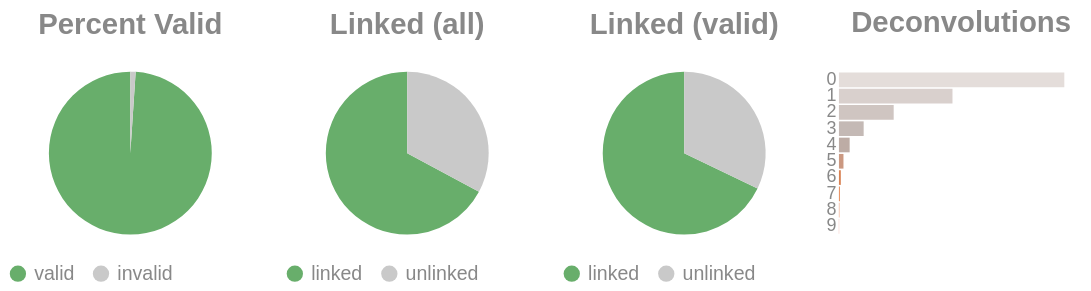

Notebook code for this chart:
### Code cell
if SKIPLR:
    pass
else:
    clash = Counter()
    for i in valids['molecule'].to_list():
        _mol = i.split("-")
        if len(_mol) == 1:
            clash.update('0')
        else:
            clash.update(_mol[-1])

    _d = {"deconvolutions": [], 'count': []}
    for k,v in clash.items():
        _d['deconvolutions'].append(k)
        _d['count'].append(v)

    tot_valid = valids['reads'].sum()
    mask = valids['reads'] >= 2
    n_linked_reads = valids.filter(mask)['reads'].sum()
    if n_linked_reads == 0:
        print_html("No linked molecules (>=2 reads) were detected; skipping linked-only distributions.")
        SKIPLR = True
    else:
        perc_valid = round(tot_valid / n_reads, 4)
        linked_perc_abs = round(n_linked_reads / n_reads, 4)
        linked_perc = round(n_linked_reads / tot_valid, 4)

    _valid = pl.DataFrame({"valids": ['valid', 'invalid'], "count": [tot_valid, n_reads - tot_valid]})
    _linked_abs = pl.DataFrame({"linked (absolute)": ['linked', 'unlinked'], "count": [n_linked_reads, n_reads - n_linked_reads]})
    _linked_rel = pl.DataFrame({"linked (valids)": ['linked', 'unlinked'], "count": [n_linked_reads, tot_valid - n_linked_reads]})

    (
        alt.hconcat(
            piechart(_valid, goodval = 'valid', title = "Percent Valid"),
            piechart(_linked_abs, goodval = "linked", title =  "Linked (all)"),
            piechart(_linked_rel, goodval = "linked", title =  "Linked (valid)"),
            convolutionbar(pl.DataFrame(_d), title = "Deconvolutions"),
            center = True,
            bounds = 'flush'
        )
        .resolve_scale(color='independent')
        .resolve_legend('independent')
        .properties(usermeta={'embedOptions': {"actions": False}})
    ).display()

### Figure 1 — Vega-Lite specification as saved in the notebook (floating-point values rounded to 4 significant figures)
{"width": "container", "height": 400, "config": {"title": {"anchor": "start", "dy": -15, "fontSize": 18, "color": "#888888", "subtitleColor": "#888888", "subtitleFontSize": 14}, "arc": {"fill": "#0072B2"}, "axis": {"domainColor": "#888888", "domainWidth": 0.5, "gridWidth": 0.2, "grid": false, "titleFontWeight": 400, "titleFontSize": 15, "labelFontSize": 11, "labelColor": "#888888", "tickColor": "#888888", "tickWidth": 0.2, "titleColor": "#888888"}, "axisBand": {"grid": false}, "axisX": {"grid": true, "tickSize": 10, "domainCap": "round"}, "axisY": {"domain": false, "grid": true, "tickSize": 0, "domainCap": "round"}, "background": "transparent", "header": {"labelFontSize": 15, "labelColor": "#888888", "titleFontSize": 15, "titleFontWeight": 600, "titleColor": "#888888"}, "legend": {"labelFont": "sans-serif", "labelFontSize": 12, "labelColor": "#888888", "symbolSize": 100, "symbolType": "circle", "titleFontSize": 12, "titlePadding": 10, "titleColor": "#888888", "title": null}, "range": {"category": ["#E69F00", "#56B4E9", "#009E73", "#F0E442", "#0072B2", "#D55E00", "#CC79A7", "#000000"], "diverging": ["#cfe8f3", "#a2d4ec", "#73bfe2", "#46abdb", "#1696d2", "#12719e"]}, "area": {"fill": "#0072B2", "fillOpacity": 0.7, "line": true, "strokeOpacity": 0.7}, "line": {"color": "#0072B2", "stroke": "#0072B2", "strokeWidth": 2}, "trail": {"color": "#0072B2", "stroke": "#0072B2", "strokeWidth": 0, "size": 1}, "point": {"filled": true, "fillOpacity": 1.0, "size": 95}, "text": {"color": "#888888", "fontSize": 11, "align": "right", "fontWeight": 400, "size": 11}, "bar": {"fill": "#0072B2", "stroke": null}, "view": {"stroke": null, "continuousWidth": 660, "continuousHeight": 400}}, "hconcat": [{"data": {"name": "data-66c1ccabdffc9aeaf26c706a55fd8034"}, "mark": {"type": "arc"}, "encoding": {"color": {"field": "valids", "legend": {"orient": "bottom", "title": null}, "scale": {"domain": ["valid", "invalid"], "range": ["#68ae6b", "#C9C9C9"]}, "title": "Valids", "type": "nominal"}, "theta": {"field": "count", "type": "quantitative"}, "tooltip": [{"field": "valids", "title": "Valids", "type": "ordinal"}, {"field": "percent", "format": ".2%", "title": "Percent", "type": "quantitative"}, {"field": "count", "title": "Count", "type": "quantitative"}]}, "height": 100, "title": {"text": "Percent Valid", "align": "center", "anchor": "middle"}, "transform": [{"calculate": "datum.count / 6736265", "as": "percent"}], "width": 150}, {"data": {"name": "data-53b8a3d355676dfb08c0a83b57585ded"}, "mark": {"type": "arc"}, "encoding": {"color": {"field": "linked (absolute)", "legend": {"orient": "bottom", "title": null}, "scale": {"domain": ["linked", "unlinked"], "range": ["#68ae6b", "#C9C9C9"]}, "title": "Linked (Absolute)", "type": "nominal"}, "theta": {"field": "count", "type": "quantitative"}, "tooltip": [{"field": "linked (absolute)", "title": "Linked (Absolute)", "type": "ordinal"}, {"field": "percent", "format": ".2%", "title": "Percent", "type": "quantitative"}, {"field": "count", "title": "Count", "type": "quantitative"}]}, "height": 100, "title": {"text": "Linked (all)", "align": "center", "anchor": "middle"}, "transform": [{"calculate": "datum.count / 6736265", "as": "percent"}], "width": 150}, {"data": {"name": "data-c57ce1b63286d2dc91af4d06375ed2d6"}, "mark": {"type": "arc"}, "encoding": {"color": {"field": "linked (valids)", "legend": {"orient": "bottom", "title": null}, "scale": {"domain": ["linked", "unlinked"], "range": ["#68ae6b", "#C9C9C9"]}, "title": "Linked (Valids)", "type": "nominal"}, "theta": {"field": "count", "type": "quantitative"}, "tooltip": [{"field": "linked (valids)", "title": "Linked (Valids)", "type": "ordinal"}, {"field": "percent", "format": ".2%", "title": "Percent", "type": "quantitative"}, {"field": "count", "title": "Count", "type": "quantitative"}]}, "height": 100, "title": {"text": "Linked (valid)", "align": "center", "anchor": "middle"}, "transform": [{"calculate": "datum.count / 6665711", "as": "percent"}], "width": 150}, {"data": {"name": "data-9156d176e3f856ef55281820be7078d6"}, "mark": {"type": "bar"}, "encoding": {"color": {"field": "deconvolutions", "legend": null, "scale": {"scheme": "lightgreyred"}, "type": "nominal"}, "tooltip": [{"field": "deconvolutions", "title": "Deconvolutions", "type": "ordinal"}, {"field": "percent", "format": ".2%", "title": "Percent", "type": "quantitative"}, {"field": "count", "title": "Count", "type": "quantitative"}], "x": {"axis": null, "field": "count", "type": "quantitative"}, "y": {"field": "deconvolutions", "sort": "ascending", "title": null, "type": "nominal"}}, "height": 100, "title": {"text": "Deconvolutions", "align": "center", "anchor": "middle"}, "transform": [{"calculate": "datum.count / 3574768", "as": "percent"}], "width": 150}], "bounds": "flush", "center": true, "resolve": {"legend": {"angle": "independent"}, "scale": {"color": "independent"}}, "usermeta": {"embedOptions": {"actions": false}}, "$schema": "https://vega.github.io/schema/vega-lite/v6.4.1.json", "datasets": {"data-66c1ccabdffc9aeaf26c706a55fd8034": [{"valids": "valid", "count": 6665711}, {"valids": "invalid", "count": 70554}], "data-53b8a3d355676dfb08c0a83b57585ded": [{"linked (absolute)": "linked", "count": 4522965}, {"linked (absolute)": "unlinked", "count": 2213300}], "data-c57ce1b63286d2dc91af4d06375ed2d6": [{"linked (valids)": "linked", "count": 4522965}, {"linked (valids)": "unlinked", "count": 2142746}], "data-9156d176e3f856ef55281820be7078d6": [{"deconvolutions": "0", "count": 1844720}, {"deconvolutions": "1", "count": 929349}, {"deconvolutions": "2", "count": 448110}, {"deconvolutions": "3", "count": 202346}, {"deconvolutions": "4", "count": 87694}, {"deconvolutions": "5", "count": 37115}, {"deconvolutions": "6", "count": 15456}, {"deconvolutions": "7", "count": 6365}, {"deconvolutions": "8", "count": 2575}, {"deconvolutions": "9", "count": 1038}]}}
